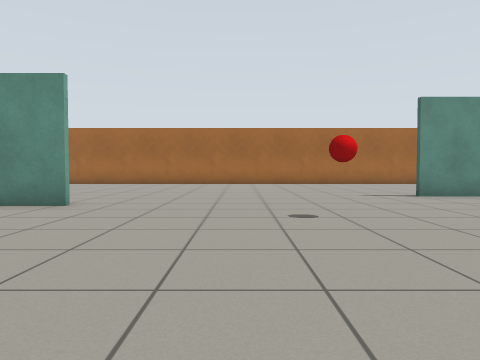
view 1 (above)

16 first-person views from a walk through a world built for the Gazebo simulator. The camera is 0.72 m above the floor, tilts 2° down and sees 70° across. The floor is counted in squares, 1 m on a side. Each view is taken from the middle of a square. On the plan, view 1 faces up. The plan holds only what a view shows up to about 11 squares ahead; the rest is blank.

view 2
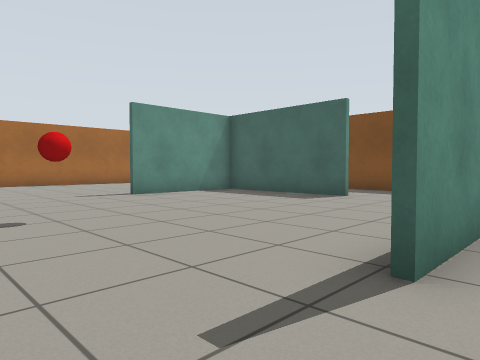

view 3
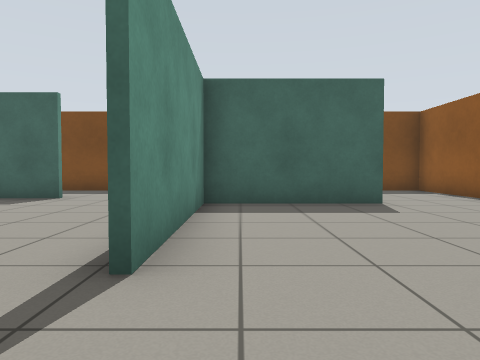

view 4
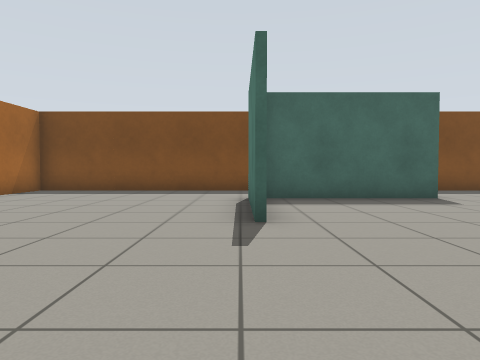

view 5
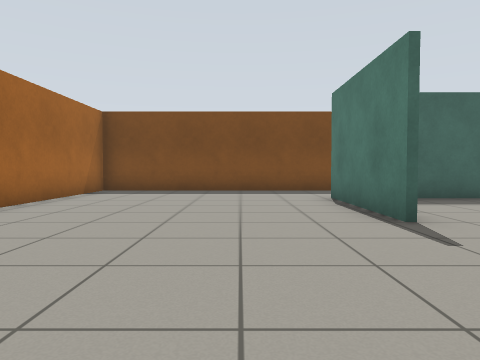

view 6
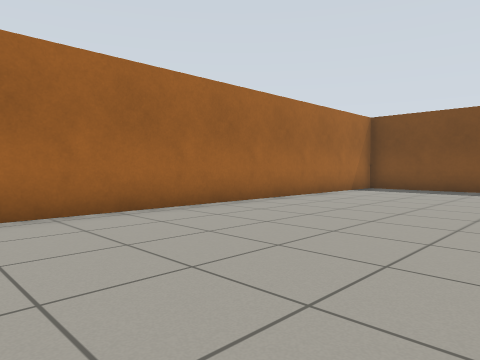

view 7
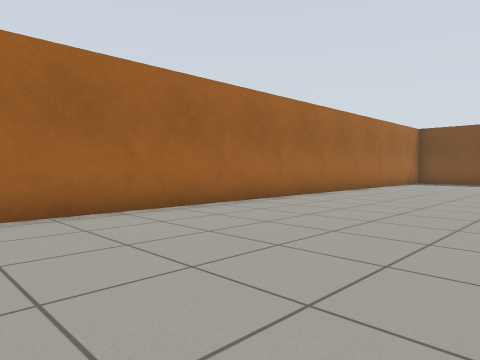

view 8
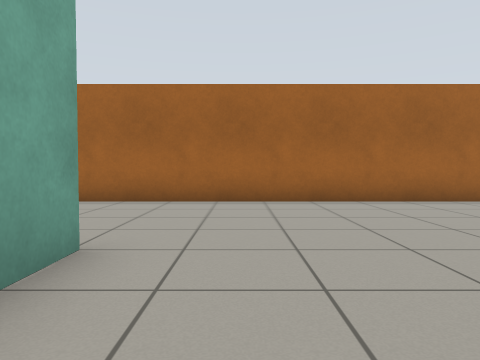

view 9
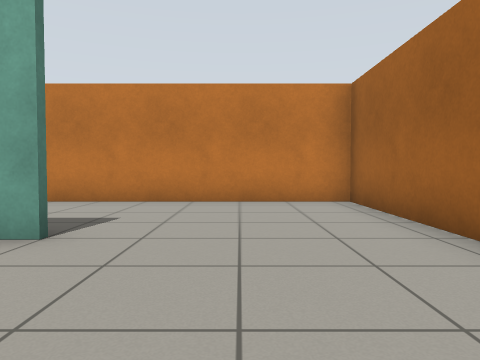

view 10
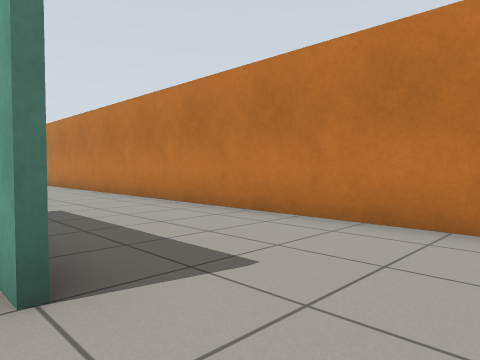

view 11
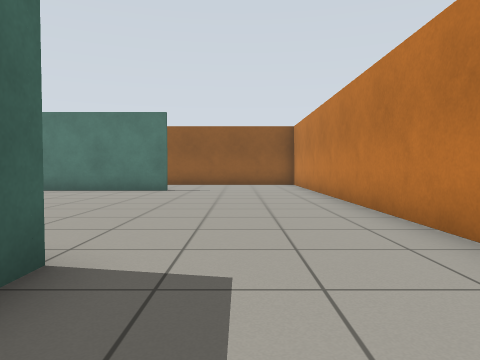

view 12
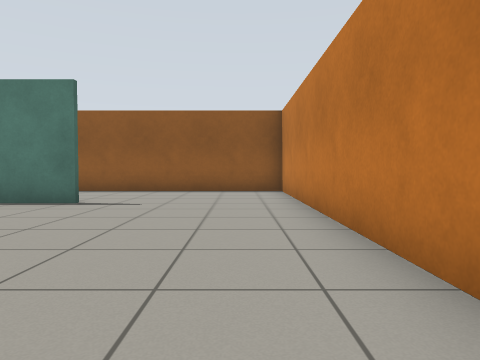

view 13
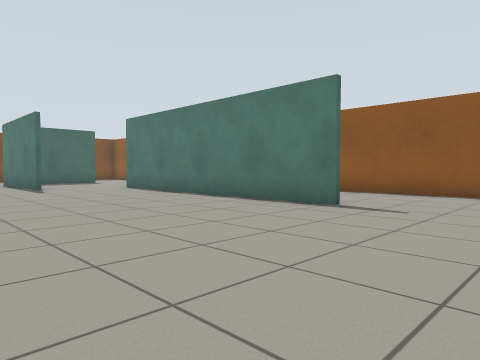

view 14
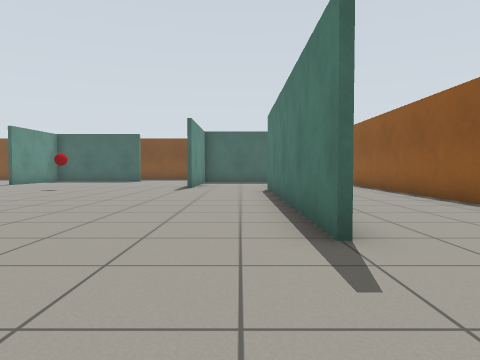

view 15
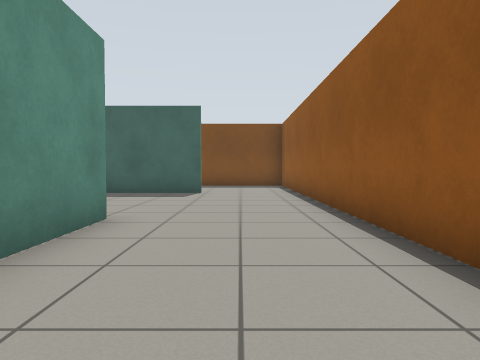

view 16
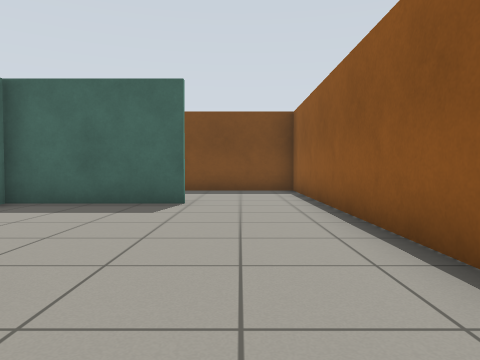

### Floor plan
Points are (right, up) in squares from view 1. A wall is a line through its corners. A room is listed if a view was taken in it or the views show most of it. See-through windows are left out.
Room 1 (views 1, 2, 3, 4, 5, 6, 7, 8, 9, 10, 11, 12, 13, 14, 15, 16)
walls: (-3.2, 6.5) (-4.6, 6.5); (4.5, 8.8) (8.4, 8.8); (-7.6, 6.4) (-7.6, 7); (1.9, -2.1) (-0.4, -2.1); (-7.4, 11) (-7.4, 10); (7, 8.6) (4.5, 8.6); (-6.8, -2) (1, -2); (8.1, 4.2) (8.1, 8.4); (6.9, -3) (6.9, 0.7) (2.2, 0.7); (10.9, 8) (10.9, 15.3) (-11.3, 15.3) (-11.3, -5.7) (10.9, -5.7) (10.9, -2.2); (10.9, 1.4) (10.9, 5.8)
objects: red ball (1, 5)

Positions as (right, up) in squares from view 1, and headings:
1: (0, 0), facing up
2: (0, 0), facing up-right
3: (0, 0), facing right
4: (0, 9), facing right
5: (0, 11), facing right
6: (-1, 10), facing up-right
7: (-6, 10), facing up-right
8: (-6, 8), facing up
9: (-4, 13), facing left
10: (-7, 13), facing down-left
11: (-9, 9), facing down
12: (-10, 5), facing down
13: (-10, 4), facing down-right
14: (-10, -1), facing right
15: (-3, -4), facing right
16: (0, -4), facing right
